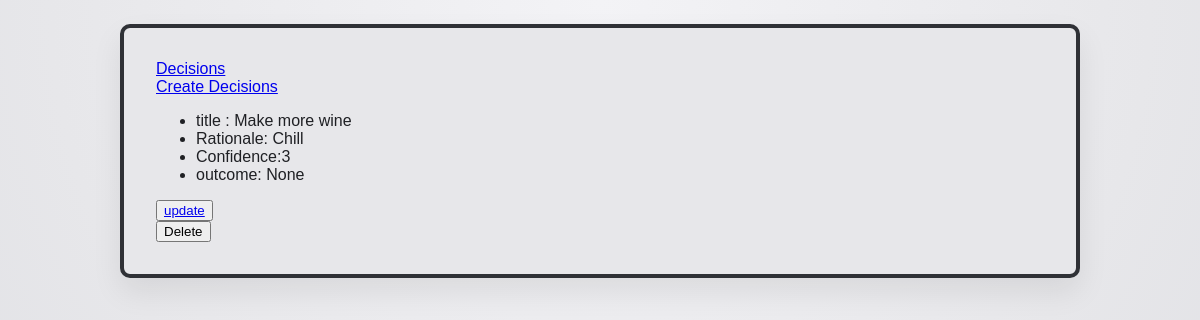
/decisions/2, run on the app's committed database.
### app.py (models this page shows)
class Decision(db.Model):
    id = db.Column(db.Integer, primary_key=True)
    title = db.Column(db.String(120))
    reason = db.Column(db.String(120))
    confidence_level = db.Column(db.Integer)
    outcome = db.Column(db.String)
    lesson = db.Column(db.Text)
    create_at = db.Column(db.DateTime)

### app.py (the view)
@app.route("/decisions/<int:id>")
def single_decision(id):
    decision = Decision.query.get_or_404(id)
    return render_template("single_decision.html", decision=decision)

### templates/single_decision.html (shortened to what this page needs)
{% extends "base.html" %}
{% block content %}
<ul>
    <li>title : {{decision.title}}</li>
    <li>Rationale: {{decision.reason}}</li>
    <li>Confidence:{{decision.confidence_level}}</li>
    <li>outcome: {{decision.outcome}}</li>
</ul>
<button>
    <a href="{{url_for('update_decision' ,id=decision.id)}}"> update </a> </button>
<form action="{{url_for('delete_decision' ,id=decision.id)}}" , method="post">
    <button type="submit">Delete</button>
</form>
{% endblock %}

### static/styles.css (style rules this page uses)
:root { --bg: #e7e7ea; --panel: #f2f2f4; --ink: #1f2024; --line: #2f3136; --mint: #0e9a73; --gold: #d4a742; --danger: #c34747; }
* { box-sizing: border-box; }
body { margin: 0; font-family: "Trebuchet MS", "Comic Sans MS", sans-serif; color: var(--ink); background: radial-gradient(circle at top, #f3f3f6 0%, var(--bg) 55%, #dcdde2 100%); min-height: 100vh; padding: 1.5rem; }

### templates/base.html (style rules this page uses)
body { background-color: red; }

### data on the page
Decision: title "Make more wine", reason "Chill", confidence_level "3", outcome "None"
